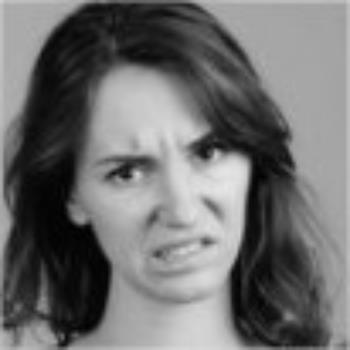
#> input picture Dataset_inteligencia/asco/asco10.jpg, 350 x 350 px, given in place of the camera
$ python 6_Sistema_webcam.py
#> lines starting #> are read from the running program, lines starting #| are printed output that depends on the picture; after the words box and inside, x2 and y2 are one past the last pixel; in counts of white or black regions, pixels touching at a corner belong together
# -*- coding: utf-8 -*-
"""
Created on Mon Apr 12 19:04:48 2021

@author: nairo
"""
import cv2
import os
import numpy as np
import keyboard
import time

#%% ALMACENAMOS BASE DE DATOS CON NUESTRO ROSTRO

# emocion = 'feliz'
emocion = 'triste'
# [4 lines of commented-out code are left out]
path = "D:/Documentos/semestre actual/Emotion_detection/Dataset_propio"
emocion_path = path + '/' + emocion
if not os.path.exists(emocion_path):
    os.makedirs(emocion_path)

face_cascade = cv2.CascadeClassifier('C:/Users/nairo/anaconda3/Lib/site-packages/cv2/data/haarcascade_frontalface_default.xml') #path Nayro
cap = cv2.VideoCapture(0,cv2.CAP_DSHOW)
k = 0 # contador para el número de imágenes a almacenar

while True:
    ret,frame = cap.read()
#> frame is the input picture: shape (350, 350, 3); min 0, max 231, mean 110.6
    if ret == False: break
    gray = cv2.cvtColor(frame, cv2.COLOR_BGR2GRAY)
    auxFrame = gray.copy()
    faces = face_cascade.detectMultiScale(gray,1.3,5)
#> faces = [[57, 79, 221, 221]]

    for (x,y,w,h) in faces:
        rostro = auxFrame[y:y+h,x:x+w]
        rostro = cv2.resize(rostro,(350,350),interpolation= cv2.INTER_CUBIC)
        cv2.rectangle(frame, (x,y),(x+w,y+h),(0,255,0),2)
        cv2.imwrite(emocion_path + '/rotro_{}.jpg'.format(k),rostro)
        k = k + 1
#> this loop made 1 pass
#> (x, y, w, h, k) on pass 1: (57, 79, 221, 221, 1)
#> pass 1, `rostro = auxFrame[y:y+h,x:x+w]`:
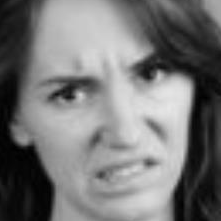
#> rostro: shape (221, 221); min 0, max 231, mean 117.5
#> after the loop:
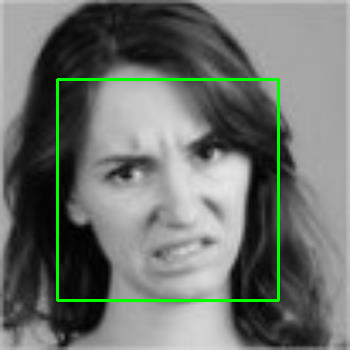
#> frame: shape (350, 350, 3); 2.16% of pixels changed, all inside (x1, y1, x2, y2) = (56, 78, 280, 302)
#> after the loop, k = 1

    cv2.imshow('rostro',frame)

    if k ==100:
        break

cap.release()
cv2.destroyAllWindows()


#%% ENTRENAMOS EL ALGORITMO LBPH

path = "D:/Documentos/semestre actual/Emotion_detection/Dataset_propio" # actualizar carpeta para cada emocion
lista = os.listdir(path)
labels = []
data = []
label = 0
for directorio in lista:
    emocionpath = path + '/' + directorio
    for fileName in os.listdir(emocionpath):
        labels.append(label)
        data.append(cv2.imread(emocionpath+'/'+fileName,0))
    label = label + 1

emotion_recognizer = cv2.face.LBPHFaceRecognizer_create()
# Entrenando el reconocedor de rostros
print("Entrenando LBPH ...")
inicio = time.time()
emotion_recognizer.train(data, np.array(labels))
tiempoEntrenamiento = time.time()-inicio
print("Tiempo de entrenamiento : ", tiempoEntrenamiento)
# Almacenando el modelo obtenido
emotion_recognizer.write("modeloLBPH.xml")


#%% RECONCER EMOSIONES

emotion_recognizer.read('modeloLBPH.xml')
cap = cv2.VideoCapture(0,cv2.CAP_DSHOW) # inicio de captura
face_cascade = cv2.CascadeClassifier('C:/Users/nairo/anaconda3/Lib/site-packages/cv2/data/haarcascade_frontalface_default.xml') #path Nayro

while True:
    ret,frame = cap.read()
    if ret == False: break
    gray = cv2.cvtColor(frame, cv2.COLOR_BGR2GRAY)
    auxFrame = gray.copy()
    faces = face_cascade.detectMultiScale(gray,1.3,5)

    for (x,y,w,h) in faces:
        rostro = auxFrame[y:y+h,x:x+w]
        rostro = cv2.resize(rostro,(350,350),interpolation= cv2.INTER_CUBIC)
        result = emotion_recognizer.predict(rostro)
        cv2.putText(frame,'{}'.format(result),(x,y-5),1,1.3,(255,255,0),1,cv2.LINE_AA)
        if result[1] < 60:
            cv2.putText(frame,'{}'.format(lista[result[0]]),(x,y-25),2,1.1,(0,255,0),1,cv2.LINE_AA)
            cv2.rectangle(frame, (x,y),(x+w,y+h),(0,255,0),2)

        else:
            cv2.putText(frame,'No identificado',(x,y-20),2,0.8,(0,0,255),1,cv2.LINE_AA)
            cv2.rectangle(frame, (x,y),(x+w,y+h),(0,0,255),2)


        cv2.rectangle(frame, (x,y),(x+w,y+h),(0,255,0),2)

    cv2.imshow('rostro',frame)

    if cv2.waitKey(1) == ord('q'):
        break

cap.release()
cv2.destroyAllWindows()

$ run again, on Dataset_inteligencia/asco/asco14.jpg
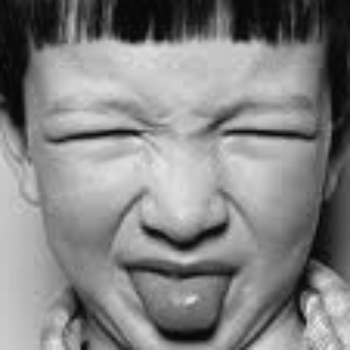
#> input picture Dataset_inteligencia/asco/asco14.jpg, 350 x 350 px, given in place of the camera
#> frame is the input picture: shape (350, 350, 3); min 6, max 234, mean 131.4
#> faces = [[24, 15, 306, 306]]
#> the loop `for (x,y,w,h) in faces:` made 1 pass
#> (x, y, w, h, k) on pass 1: (24, 15, 306, 306, 1)
#> pass 1, `rostro = auxFrame[y:y+h,x:x+w]`:
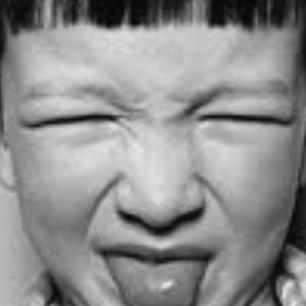
#> rostro: shape (306, 306); min 7, max 234, mean 141.2
#> after the loop `for (x,y,w,h) in faces:`:
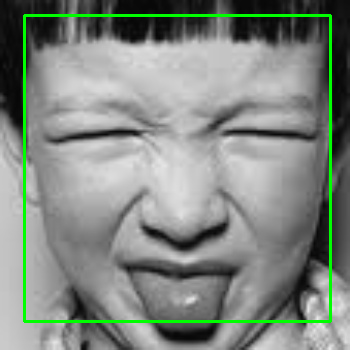
#> frame: shape (350, 350, 3); 2.99% of pixels changed, all inside (x1, y1, x2, y2) = (23, 14, 332, 323)
#> after the loop `for (x,y,w,h) in faces:`: k = 1
